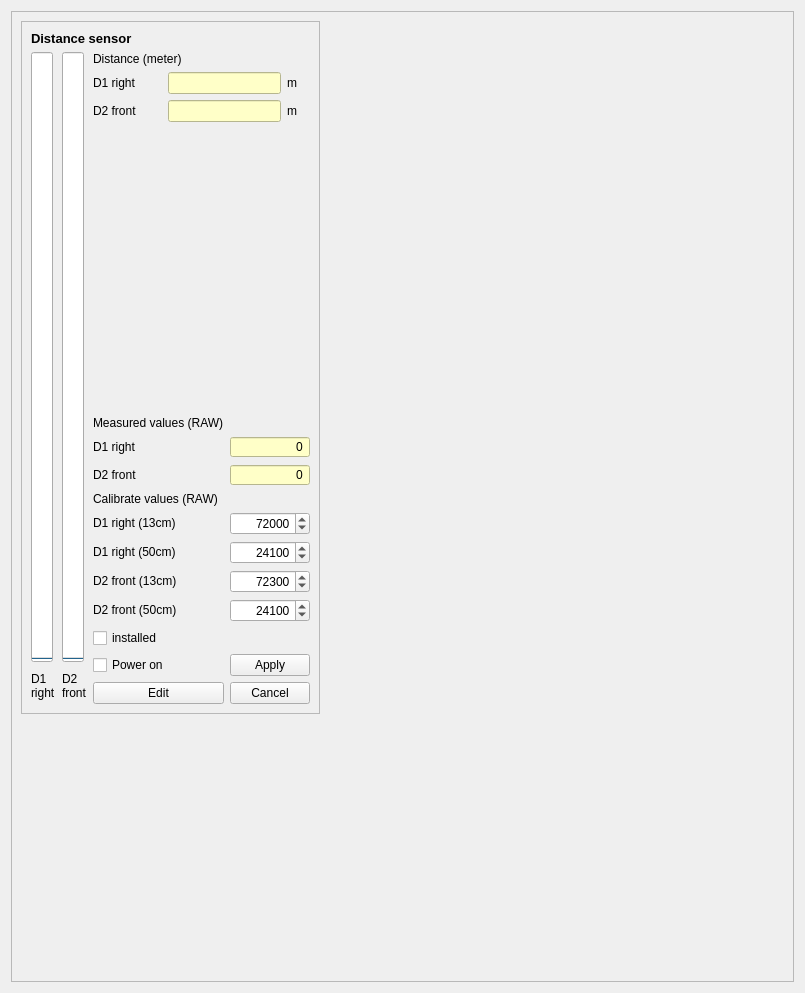
       <widget class="QWidget" name="tab_11">
        <attribute name="title">
         <string>IR Distance</string>
        </attribute>
        <layout class="QGridLayout" name="gridLayout_43">
         <item row="0" column="0">
          <widget class="QFrame" name="frame_36">
           <property name="frameShape">
            <enum>QFrame::StyledPanel</enum>
           </property>
           <property name="frameShadow">
            <enum>QFrame::Sunken</enum>
           </property>
           <layout class="QFormLayout" name="formLayout_2">
            <item row="0" column="0">
             <widget class="QFrame" name="frame_37">
              <property name="minimumSize">
               <size>
                <width>250</width>
                <height>0</height>
               </size>
              </property>
              <property name="frameShape">
               <enum>QFrame::StyledPanel</enum>
              </property>
              <property name="frameShadow">
               <enum>QFrame::Sunken</enum>
              </property>
              <layout class="QGridLayout" name="gridLayout_17">
               <item row="0" column="0" colspan="3">
                <widget class="QLabel" name="label_46">
                 <property name="font">
                  <font>
                   <pointsize>10</pointsize>
                   <weight>75</weight>
                   <bold>true</bold>
                  </font>
                 </property>
                 <property name="text">
                  <string>Distance sensor</string>
                 </property>
                </widget>
               </item>
               <item row="2" column="0" rowspan="14">
                <widget class="QProgressBar" name="ir_bar_1">
                 <property name="maximum">
                  <number>130000</number>
                 </property>
                 <property name="value">
                  <number>0</number>
                 </property>
                 <property name="orientation">
                  <enum>Qt::Vertical</enum>
                 </property>
                 <property name="textDirection">
                  <enum>QProgressBar::TopToBottom</enum>
                 </property>
                 <property name="format">
                  <string>%p%</string>
                 </property>
                </widget>
               </item>
               <item row="2" column="1" rowspan="14">
                <widget class="QProgressBar" name="ir_bar_2">
                 <property name="maximum">
                  <number>130000</number>
                 </property>
                 <property name="value">
                  <number>0</number>
                 </property>
                 <property name="orientation">
                  <enum>Qt::Vertical</enum>
                 </property>
                 <property name="textDirection">
                  <enum>QProgressBar::TopToBottom</enum>
                 </property>
                 <property name="format">
                  <string>%p%</string>
                 </property>
                </widget>
               </item>
               <item row="2" column="2" colspan="2">
                <widget class="QLabel" name="label_278">
                 <property name="text">
                  <string>Distance (meter)</string>
                 </property>
                </widget>
               </item>
               <item row="3" column="2">
                <widget class="QLabel" name="label_279">
                 <property name="maximumSize">
                  <size>
                   <width>16777215</width>
                   <height>20</height>
                  </size>
                 </property>
                 <property name="text">
                  <string>D1 right</string>
                 </property>
                </widget>
               </item>
               <item row="3" column="3" colspan="2">
                <widget class="QLineEdit" name="ir_d1_meters">
                 <property name="styleSheet">
                  <string notr="true">background-color: rgb(255, 255, 200);</string>
                 </property>
                 <property name="alignment">
                  <set>Qt::AlignCenter</set>
                 </property>
                </widget>
               </item>
               <item row="3" column="5">
                <widget class="QLabel" name="label_288">
                 <property name="sizePolicy">
                  <sizepolicy hsizetype="Preferred" vsizetype="Maximum">
                   <horstretch>0</horstretch>
                   <verstretch>0</verstretch>
                  </sizepolicy>
                 </property>
                 <property name="maximumSize">
                  <size>
                   <width>16777215</width>
                   <height>20</height>
                  </size>
                 </property>
                 <property name="text">
                  <string>m</string>
                 </property>
                </widget>
               </item>
               <item row="4" column="2">
                <widget class="QLabel" name="label_280">
                 <property name="sizePolicy">
                  <sizepolicy hsizetype="Preferred" vsizetype="Maximum">
                   <horstretch>0</horstretch>
                   <verstretch>0</verstretch>
                  </sizepolicy>
                 </property>
                 <property name="maximumSize">
                  <size>
                   <width>16777215</width>
                   <height>20</height>
                  </size>
                 </property>
                 <property name="text">
                  <string>D2 front</string>
                 </property>
                </widget>
               </item>
               <item row="4" column="3" colspan="2">
                <widget class="QLineEdit" name="ir_d2_meters">
                 <property name="styleSheet">
                  <string notr="true">background-color: rgb(255, 255, 200);</string>
                 </property>
                 <property name="alignment">
                  <set>Qt::AlignCenter</set>
                 </property>
                </widget>
               </item>
               <item row="5" column="2" colspan="4">
                <spacer name="verticalSpacer_2">
                 <property name="orientation">
                  <enum>Qt::Vertical</enum>
                 </property>
                 <property name="sizeHint" stdset="0">
                  <size>
                   <width>20</width>
                   <height>288</height>
                  </size>
                 </property>
                </spacer>
               </item>
               <item row="4" column="5">
                <widget class="QLabel" name="label_287">
                 <property name="sizePolicy">
                  <sizepolicy hsizetype="Preferred" vsizetype="Maximum">
                   <horstretch>0</horstretch>
                   <verstretch>0</verstretch>
                  </sizepolicy>
                 </property>
                 <property name="maximumSize">
                  <size>
                   <width>16777215</width>
                   <height>20</height>
                  </size>
                 </property>
                 <property name="text">
                  <string>m</string>
                 </property>
                </widget>
               </item>
               <item row="6" column="2" colspan="2">
                <widget class="QLabel" name="label_219">
                 <property name="text">
                  <string>Measured values (RAW)</string>
                 </property>
                </widget>
               </item>
               <item row="7" column="2">
                <widget class="QLabel" name="label_281">
                 <property name="maximumSize">
                  <size>
                   <width>16777215</width>
                   <height>20</height>
                  </size>
                 </property>
                 <property name="text">
                  <string>D1 right</string>
                 </property>
                </widget>
               </item>
               <item row="7" column="4" colspan="2">
                <widget class="QDoubleSpinBox" name="ir_d1_raw">
                 <property name="toolTip">
                  <string notr="true">&lt;html&gt;&lt;head/&gt;&lt;body&gt;&lt;p&gt;Raw measured value 2Y0A21F sensor from A/D converter&lt;/p&gt;&lt;/body&gt;&lt;/html&gt;</string>
                 </property>
                 <property name="styleSheet">
                  <string notr="true">background-color: rgb(255, 255, 200);</string>
                 </property>
                 <property name="locale">
                  <locale language="C" country="AnyCountry"/>
                 </property>
                 <property name="alignment">
                  <set>Qt::AlignRight|Qt::AlignTrailing|Qt::AlignVCenter</set>
                 </property>
                 <property name="readOnly">
                  <bool>true</bool>
                 </property>
                 <property name="buttonSymbols">
                  <enum>QAbstractSpinBox::NoButtons</enum>
                 </property>
                 <property name="specialValueText">
                  <string notr="true"/>
                 </property>
                 <property name="decimals">
                  <number>0</number>
                 </property>
                 <property name="minimum">
                  <double>0.000000000000000</double>
                 </property>
                 <property name="maximum">
                  <double>1000000.000000000000000</double>
                 </property>
                </widget>
               </item>
               <item row="8" column="2">
                <widget class="QLabel" name="label_282">
                 <property name="maximumSize">
                  <size>
                   <width>16777215</width>
                   <height>20</height>
                  </size>
                 </property>
                 <property name="text">
                  <string>D2 front</string>
                 </property>
                </widget>
               </item>
               <item row="8" column="4" colspan="2">
                <widget class="QDoubleSpinBox" name="ir_d2_raw">
                 <property name="toolTip">
                  <string notr="true">&lt;html&gt;&lt;head/&gt;&lt;body&gt;&lt;p&gt;Raw measured value 2Y0A21F sensor from A/D converter&lt;/p&gt;&lt;/body&gt;&lt;/html&gt;</string>
                 </property>
                 <property name="styleSheet">
                  <string notr="true">background-color: rgb(255, 255, 200);</string>
                 </property>
                 <property name="locale">
                  <locale language="C" country="AnyCountry"/>
                 </property>
                 <property name="alignment">
                  <set>Qt::AlignRight|Qt::AlignTrailing|Qt::AlignVCenter</set>
                 </property>
                 <property name="readOnly">
                  <bool>true</bool>
                 </property>
                 <property name="buttonSymbols">
                  <enum>QAbstractSpinBox::NoButtons</enum>
                 </property>
                 <property name="specialValueText">
                  <string notr="true"/>
                 </property>
                 <property name="decimals">
                  <number>0</number>
                 </property>
                 <property name="minimum">
                  <double>0.000000000000000</double>
                 </property>
                 <property name="maximum">
                  <double>1000000.000000000000000</double>
                 </property>
                </widget>
               </item>
               <item row="9" column="2" colspan="2">
                <widget class="QLabel" name="label_277">
                 <property name="text">
                  <string>Calibrate values (RAW)</string>
                 </property>
                </widget>
               </item>
               <item row="10" column="2" colspan="2">
                <widget class="QLabel" name="label_283">
                 <property name="maximumSize">
                  <size>
                   <width>16777215</width>
                   <height>20</height>
                  </size>
                 </property>
                 <property name="text">
                  <string>D1 right (13cm)</string>
                 </property>
                </widget>
               </item>
               <item row="10" column="4" colspan="2">
                <widget class="QDoubleSpinBox" name="ir_d1_20cm">
                 <property name="toolTip">
                  <string notr="true">&lt;html&gt;&lt;head/&gt;&lt;body&gt;&lt;p&gt;Raw value at 13 cm from base of sensor (about 80000)&lt;/p&gt;&lt;/body&gt;&lt;/html&gt;</string>
                 </property>
                 <property name="locale">
                  <locale language="C" country="AnyCountry"/>
                 </property>
                 <property name="alignment">
                  <set>Qt::AlignRight|Qt::AlignTrailing|Qt::AlignVCenter</set>
                 </property>
                 <property name="readOnly">
                  <bool>false</bool>
                 </property>
                 <property name="buttonSymbols">
                  <enum>QAbstractSpinBox::UpDownArrows</enum>
                 </property>
                 <property name="specialValueText">
                  <string notr="true"/>
                 </property>
                 <property name="decimals">
                  <number>0</number>
                 </property>
                 <property name="minimum">
                  <double>0.000000000000000</double>
                 </property>
                 <property name="maximum">
                  <double>128000.000000000000000</double>
                 </property>
                 <property name="value">
                  <double>72000.000000000000000</double>
                 </property>
                </widget>
               </item>
               <item row="11" column="2" colspan="2">
                <widget class="QLabel" name="label_284">
                 <property name="maximumSize">
                  <size>
                   <width>16777215</width>
                   <height>20</height>
                  </size>
                 </property>
                 <property name="text">
                  <string>D1 right (50cm)</string>
                 </property>
                </widget>
               </item>
               <item row="11" column="4" colspan="2">
                <widget class="QDoubleSpinBox" name="ir_d1_80cm">
                 <property name="toolTip">
                  <string notr="true">&lt;html&gt;&lt;head/&gt;&lt;body&gt;&lt;p&gt;Raw value at 50cm from base of sensor (about 24000)&lt;/p&gt;&lt;/body&gt;&lt;/html&gt;</string>
                 </property>
                 <property name="locale">
                  <locale language="C" country="AnyCountry"/>
                 </property>
                 <property name="alignment">
                  <set>Qt::AlignRight|Qt::AlignTrailing|Qt::AlignVCenter</set>
                 </property>
                 <property name="readOnly">
                  <bool>false</bool>
                 </property>
                 <property name="buttonSymbols">
                  <enum>QAbstractSpinBox::UpDownArrows</enum>
                 </property>
                 <property name="specialValueText">
                  <string notr="true"/>
                 </property>
                 <property name="decimals">
                  <number>0</number>
                 </property>
                 <property name="minimum">
                  <double>0.000000000000000</double>
                 </property>
                 <property name="maximum">
                  <double>128000.000000000000000</double>
                 </property>
                 <property name="value">
                  <double>24100.000000000000000</double>
                 </property>
                </widget>
               </item>
               <item row="12" column="2" colspan="2">
                <widget class="QLabel" name="label_286">
                 <property name="maximumSize">
                  <size>
                   <width>16777215</width>
                   <height>20</height>
                  </size>
                 </property>
                 <property name="text">
                  <string>D2 front (13cm)</string>
                 </property>
                </widget>
               </item>
               <item row="12" column="4" colspan="2">
                <widget class="QDoubleSpinBox" name="ir_d2_20cm">
                 <property name="toolTip">
                  <string notr="true">&lt;html&gt;&lt;head/&gt;&lt;body&gt;&lt;p&gt;Raw value at 13 cm from base of sensor (about 80000)&lt;/p&gt;&lt;/body&gt;&lt;/html&gt;</string>
                 </property>
                 <property name="locale">
                  <locale language="C" country="AnyCountry"/>
                 </property>
                 <property name="alignment">
                  <set>Qt::AlignRight|Qt::AlignTrailing|Qt::AlignVCenter</set>
                 </property>
                 <property name="readOnly">
                  <bool>false</bool>
                 </property>
                 <property name="buttonSymbols">
                  <enum>QAbstractSpinBox::UpDownArrows</enum>
                 </property>
                 <property name="specialValueText">
                  <string notr="true"/>
                 </property>
                 <property name="decimals">
                  <number>0</number>
                 </property>
                 <property name="minimum">
                  <double>0.000000000000000</double>
                 </property>
                 <property name="maximum">
                  <double>128000.000000000000000</double>
                 </property>
                 <property name="value">
                  <double>72300.000000000000000</double>
                 </property>
                </widget>
               </item>
               <item row="13" column="2" colspan="2">
                <widget class="QLabel" name="label_285">
                 <property name="maximumSize">
                  <size>
                   <width>16777215</width>
                   <height>20</height>
                  </size>
                 </property>
                 <property name="text">
                  <string>D2 front (50cm)</string>
                 </property>
                </widget>
               </item>
               <item row="13" column="4" colspan="2">
                <widget class="QDoubleSpinBox" name="ir_d2_80cm">
                 <property name="toolTip">
                  <string notr="true">&lt;html&gt;&lt;head/&gt;&lt;body&gt;&lt;p&gt;Raw value at 50 cm from base of sensor (about 24000)&lt;/p&gt;&lt;/body&gt;&lt;/html&gt;</string>
                 </property>
                 <property name="locale">
                  <locale language="C" country="AnyCountry"/>
                 </property>
                 <property name="alignment">
                  <set>Qt::AlignRight|Qt::AlignTrailing|Qt::AlignVCenter</set>
                 </property>
                 <property name="readOnly">
                  <bool>false</bool>
                 </property>
                 <property name="buttonSymbols">
                  <enum>QAbstractSpinBox::UpDownArrows</enum>
                 </property>
                 <property name="specialValueText">
                  <string notr="true"/>
                 </property>
                 <property name="decimals">
                  <number>0</number>
                 </property>
                 <property name="minimum">
                  <double>0.000000000000000</double>
                 </property>
                 <property name="maximum">
                  <double>128000.000000000000000</double>
                 </property>
                 <property name="value">
                  <double>24100.000000000000000</double>
                 </property>
                </widget>
               </item>
               <item row="15" column="4" rowspan="2" colspan="2">
                <widget class="QPushButton" name="ir_apply">
                 <property name="text">
                  <string>Apply</string>
                 </property>
                </widget>
               </item>
               <item row="16" column="0" rowspan="2">
                <widget class="QLabel" name="label_220">
                 <property name="maximumSize">
                  <size>
                   <width>16777215</width>
                   <height>45</height>
                  </size>
                 </property>
                 <property name="layoutDirection">
                  <enum>Qt::LeftToRight</enum>
                 </property>
                 <property name="text">
                  <string>D1
right</string>
                 </property>
                 <property name="textFormat">
                  <enum>Qt::PlainText</enum>
                 </property>
                </widget>
               </item>
               <item row="16" column="1" rowspan="2">
                <widget class="QLabel" name="label_221">
                 <property name="sizePolicy">
                  <sizepolicy hsizetype="Preferred" vsizetype="Maximum">
                   <horstretch>0</horstretch>
                   <verstretch>0</verstretch>
                  </sizepolicy>
                 </property>
                 <property name="maximumSize">
                  <size>
                   <width>16777215</width>
                   <height>45</height>
                  </size>
                 </property>
                 <property name="text">
                  <string>D2
front</string>
                 </property>
                </widget>
               </item>
               <item row="17" column="4" colspan="2">
                <widget class="QPushButton" name="ir_cancel">
                 <property name="text">
                  <string>Cancel</string>
                 </property>
                </widget>
               </item>
               <item row="17" column="2" colspan="2">
                <widget class="QPushButton" name="ir_edit">
                 <property name="text">
                  <string>Edit</string>
                 </property>
                </widget>
               </item>
               <item row="15" column="2" rowspan="2" colspan="2">
                <widget class="QCheckBox" name="checkBox_ir_use">
                 <property name="toolTip">
                  <string>&lt;html&gt;&lt;head/&gt;&lt;body&gt;&lt;p&gt;Should be turned on at power on (will be turned on automatically in missions that use the sensor - if installed). If not installed, then distance is  10m&lt;/p&gt;&lt;/body&gt;&lt;/html&gt;</string>
                 </property>
                 <property name="text">
                  <string>Power on</string>
                 </property>
                </widget>
               </item>
               <item row="14" column="2">
                <widget class="QCheckBox" name="checkBox_ir_installed">
                 <property name="toolTip">
                  <string>&lt;html&gt;&lt;head/&gt;&lt;body&gt;&lt;p&gt;Is the sensor installed (can not be turned on if not installed)&lt;/p&gt;&lt;/body&gt;&lt;/html&gt;</string>
                 </property>
                 <property name="text">
                  <string>installed</string>
                 </property>
                </widget>
               </item>
              </layout>
             </widget>
            </item>
            <item row="0" column="1">
             <spacer name="horizontalSpacer_4">
              <property name="orientation">
               <enum>Qt::Horizontal</enum>
              </property>
              <property name="sizeHint" stdset="0">
               <size>
                <width>458</width>
                <height>20</height>
               </size>
              </property>
             </spacer>
            </item>
            <item row="1" column="0">
             <spacer name="verticalSpacer_5">
              <property name="orientation">
               <enum>Qt::Vertical</enum>
              </property>
              <property name="sizeHint" stdset="0">
               <size>
                <width>20</width>
                <height>252</height>
               </size>
              </property>
             </spacer>
            </item>
           </layout>
          </widget>
         </item>
        </layout>
       </widget>
